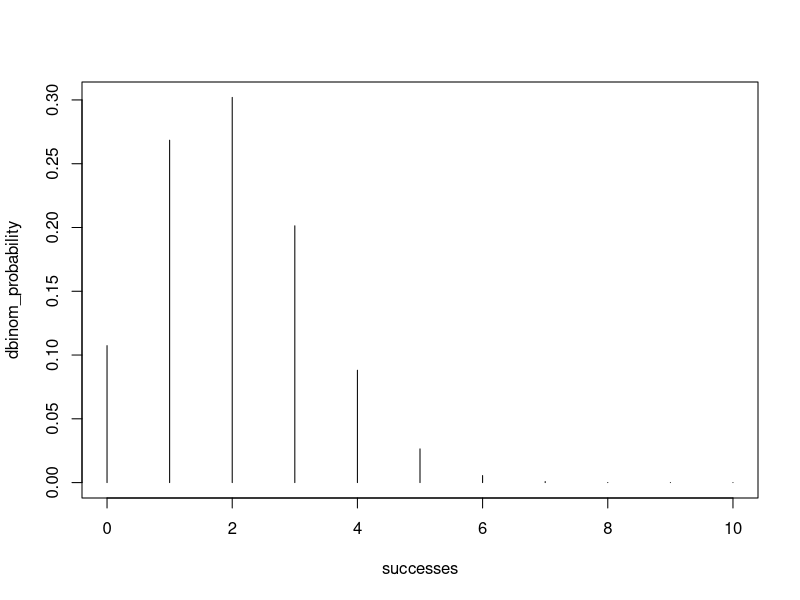
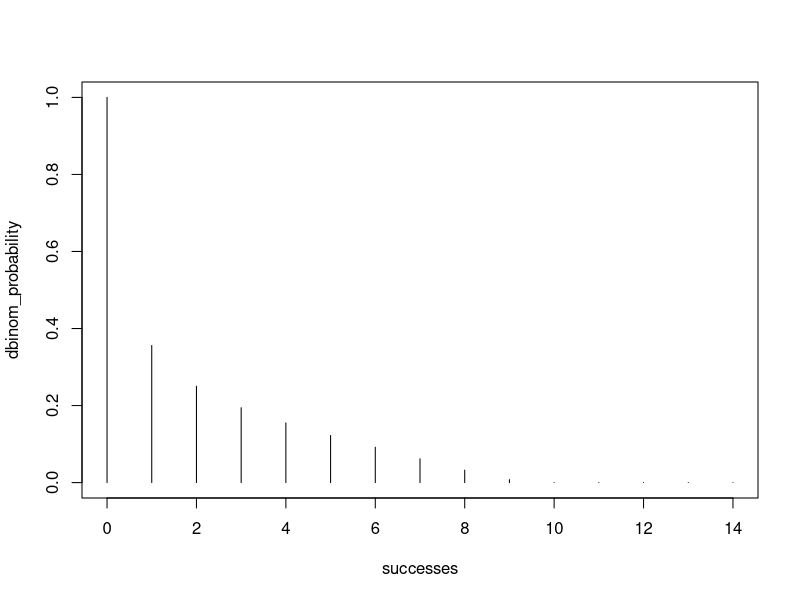
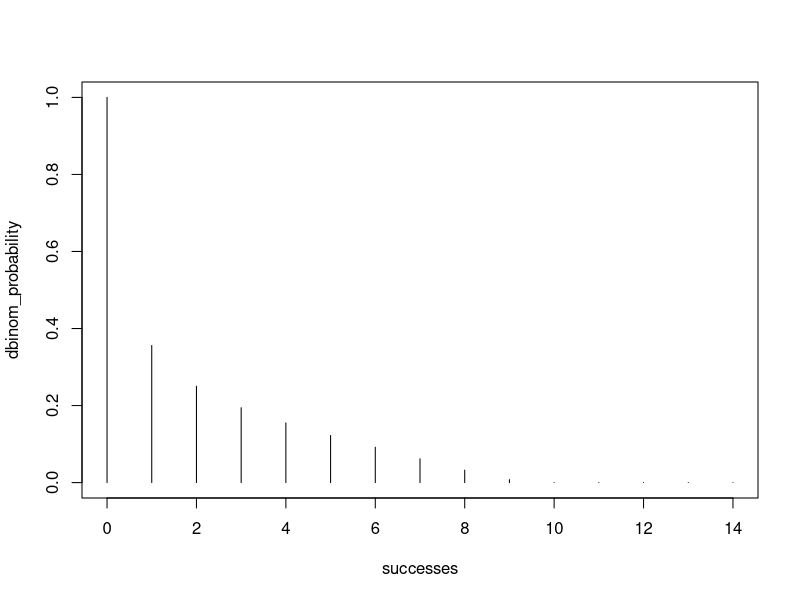
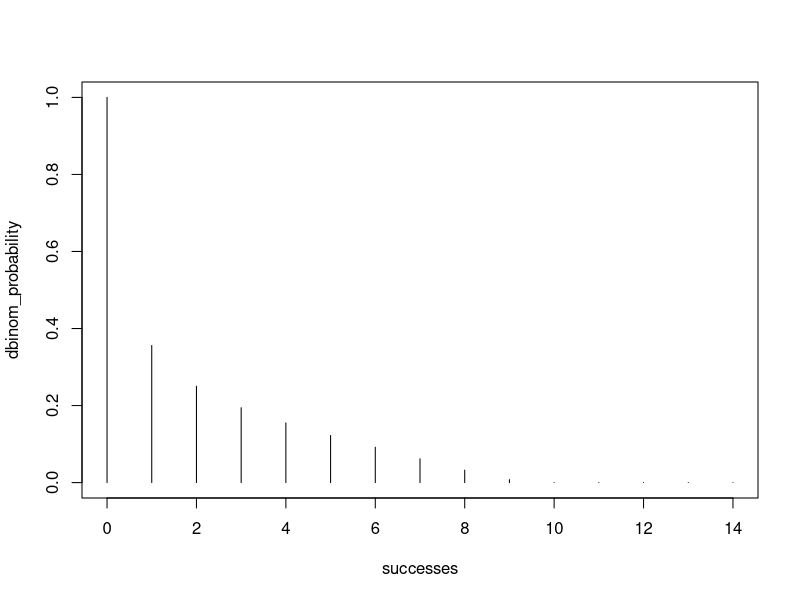
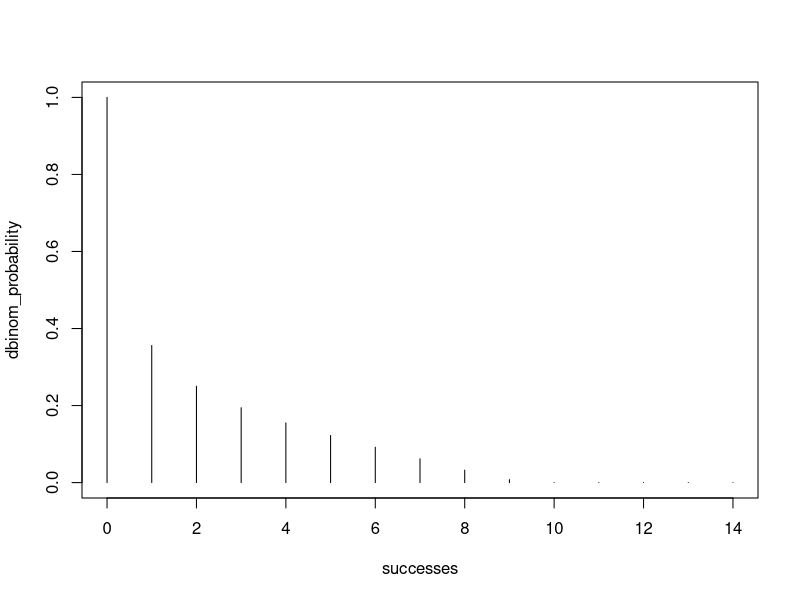
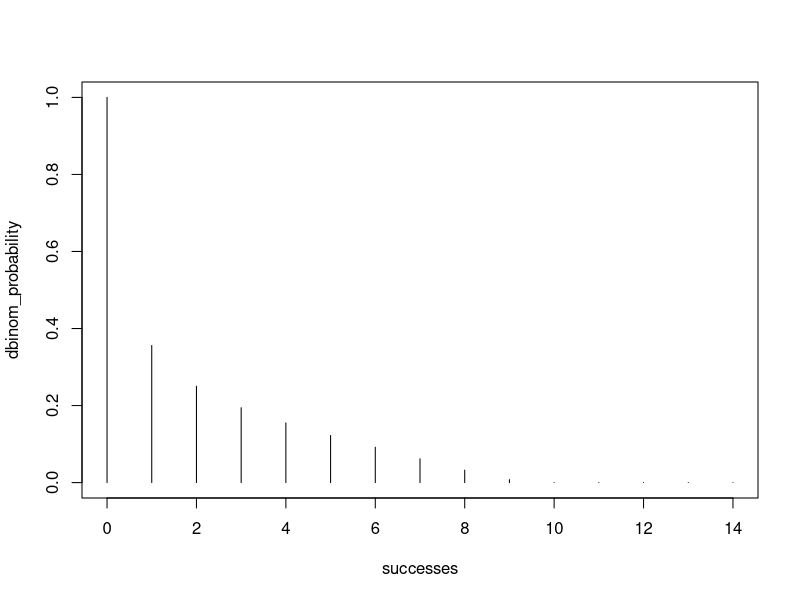
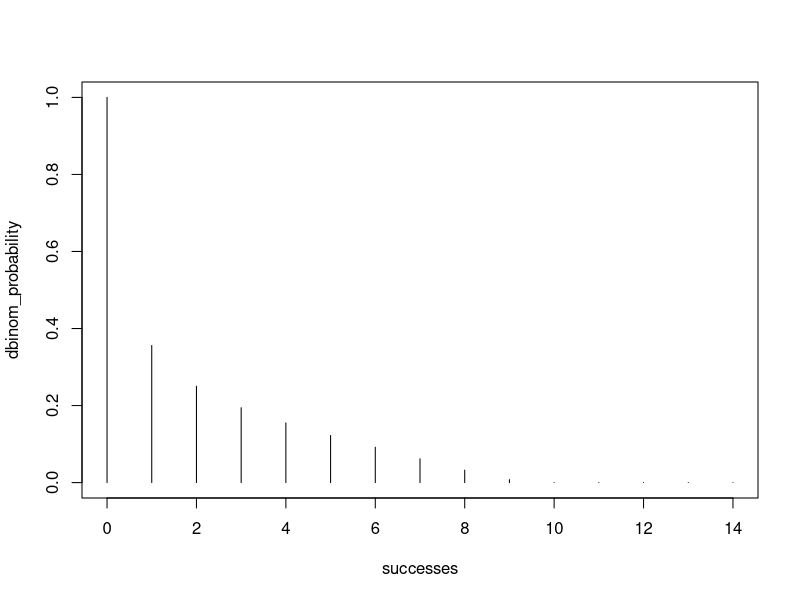
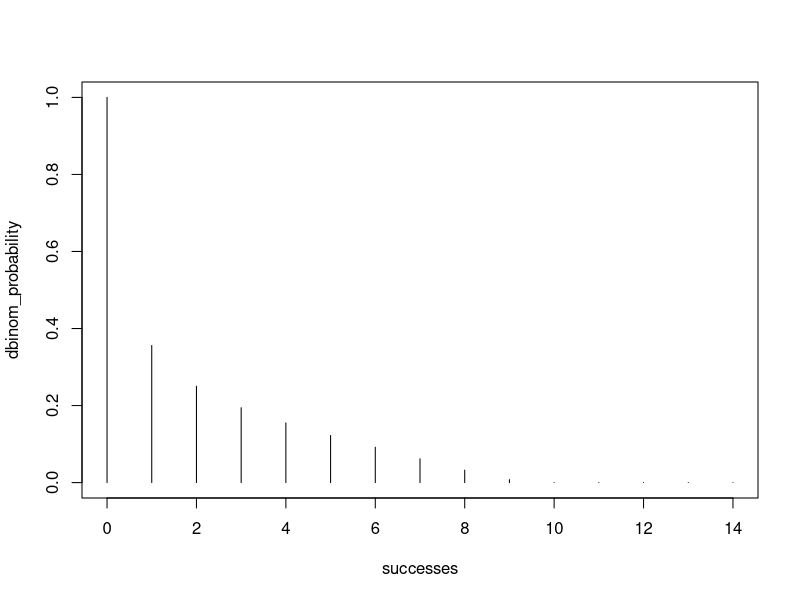

Reproduce these figures in R, in order.
size <- 10 #size is the possible quanta
p<-0.2
k <-0:10 #probability of each 0-10 quanta being released

#Exercise 1: 10 quanta available and p=0.2
plot(k,dbinom(k,size,p), type='h', xlab='successes', ylab='dbinom_probability')

#Exercise 2
k1 <- 0:14
p1 <- seq(from = 0, to = 1, by =0.1 )

for (i in p1){
  plot(k1,dbinom(k1,14,p1), type='h', xlab='successes', ylab='dbinom_probability')}
#not sure how to script to plot probability for 8 quanta with decile probability values.

#Exercise3: compute the total likelihood and log likelihood of each measurement.
#total likelihood is the product of likelihoods for each measurement or log of each likelihood and their sum.

p2<-0.1
k2 <-0:14 #probability of each 0-10 quanta being released

plot(k2,dbinom(k2,14,p2), type='h', xlab='successes', ylab='dbinom_probability')

#not sure how to look up the value of the probability at 5 and 8 quanta.
#If could would take the log values and sum

#Exercise 4
n3 <- 100
k3 <- 0:14
#p_hat <-??? Does this replace p in problem or is this the likelihood?
#what is a sample's resolution
#dbinom gives the density, 
#pbinom gives the distribution function, 
#qbinom gives the quantile function and 
#rbinom generates random deviates
#not sure the difference in these values and if change based on whether we know the parameters?

#Exercise5
p4 <-0.3
Size <- 100000
k4 <- 0:14

plot(k4,dbinom(k4,Size,p4), type='h', xlab='successes', ylab='dbinom_probability')
